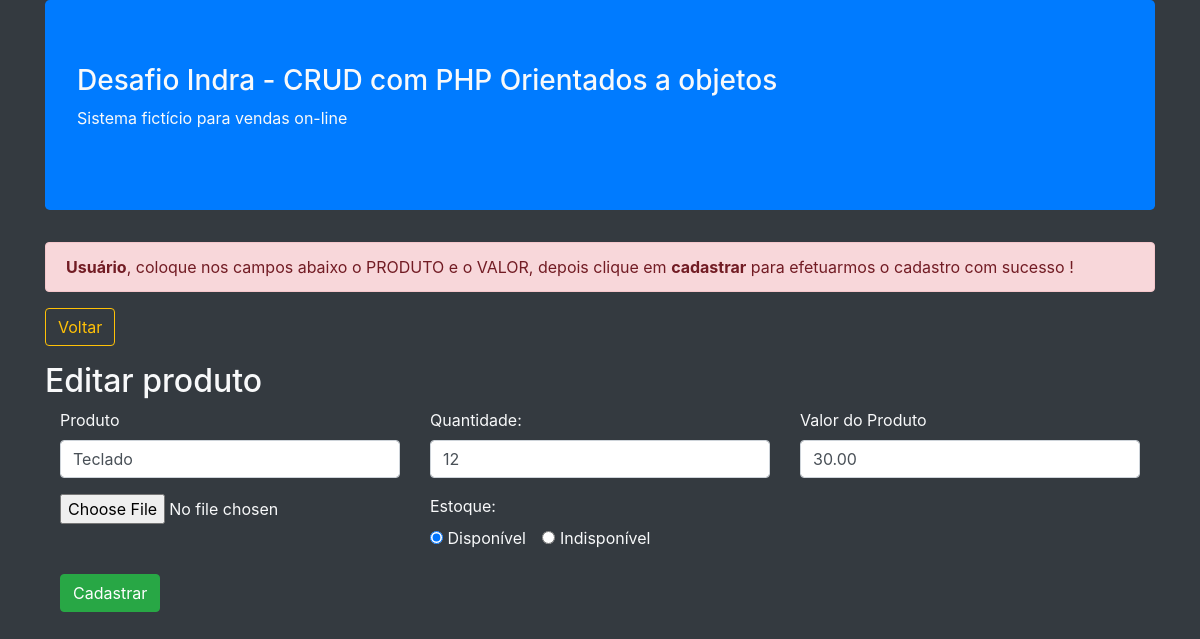
The page /editarProduto.php?id=1 on the database as committed earlier.
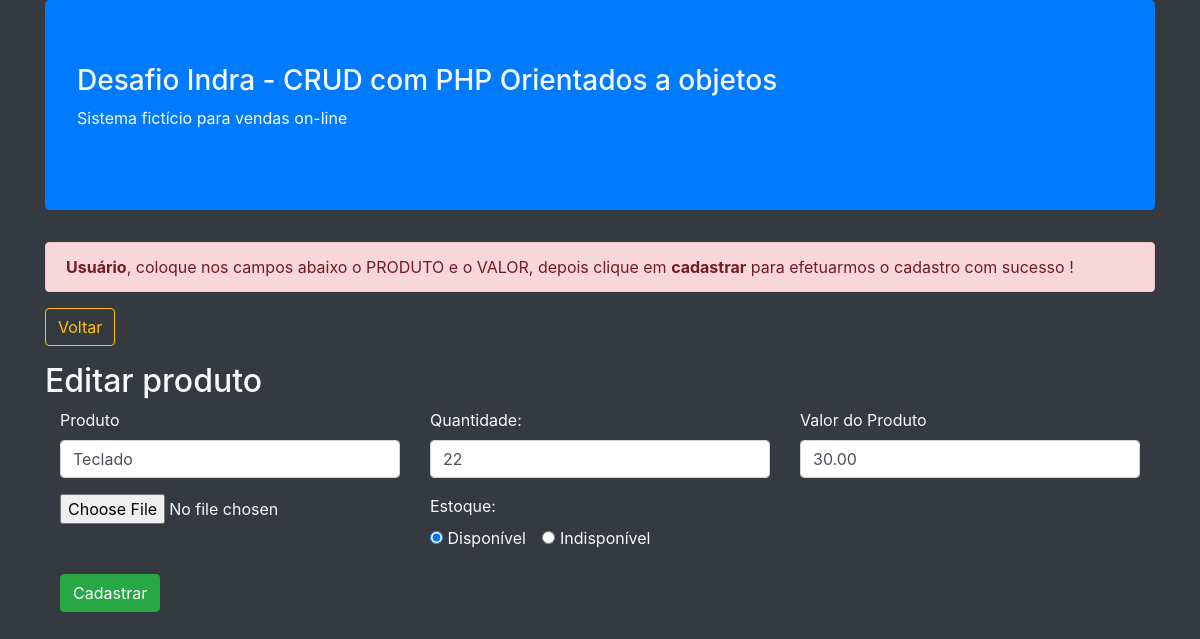
The same page on the database as committed later.
### tables this page shows
CREATE TABLE `produtos` (
  `id` int(11) NOT NULL,
  `produto` varchar(255) NOT NULL,
  `imagem` varchar(255) NOT NULL,
  `quantidade` int(11) NOT NULL,
  `preco` decimal(10,2) NOT NULL,
  `ativo` enum('s','n') NOT NULL,
  `data` timestamp NOT NULL DEFAULT CURRENT_TIMESTAMP ON UPDATE CURRENT_TIMESTAMP
);

### editarProduto.php (called while the page is built, shortened)
<?php
$obProduto = Produto::getProduto($_GET['id']);
include __DIR__.'/includes/header.php';
include __DIR__.'/includes/form_produto.php';
include __DIR__.'/includes/footer.php';

### app/DB/Database.php (called while the page is built, shortened)
<?php
class Database{
  private $table;
  private $connection;
  public function __construct($table = null){
    $this->table = $table;
  }
  private function setConnection(){
    try{
      $this->connection = new PDO('mysql:host='.self::HOST.';dbname='.self::NAME,self::USER,self::PASS);
      $this->connection->setAttribute(PDO::ATTR_ERRMODE,PDO::ERRMODE_EXCEPTION);
    }catch(PDOException $e){
      die('ERROR: '.$e->getMessage());
    }
  }
  public function execute($query,$params = []){
    try{
      $statement = $this->connection->prepare($query);
      $statement->execute($params);
      return $statement;
    }catch(PDOException $e){
      die('ERROR: '.$e->getMessage());
    }
  }
  public function select($where = null, $order = null, $limit = null, $fields = '*'){
    $where = strlen($where) ? 'WHERE '.$where : '';
    $order = strlen($order) ? 'ORDER BY '.$order : '';
    $limit = strlen($limit) ? 'LIMIT '.$limit : '';
    $query = 'SELECT '.$fields.' FROM '.$this->table.' '.$where.' '.$order.' '.$limit;
    return $this->execute($query);
  }
}

### app/Entity/Produto.php (called while the page is built, shortened)
<?php
class Produto{
  public static function getProduto($id){
    return (new Database('produtos'))->select('id = '.$id)
                                  ->fetchObject(self::class);
  }
}

### includes/form_produto.php (the view, shortened to what this page needs)
    <div id="alerta">
        <div class="alert alert-danger alert-dismissible fade show" role="alert">
        <strong>Usuário</strong>, coloque nos campos abaixo o PRODUTO e o VALOR, depois clique em <strong>cadastrar</strong> para efetuarmos o cadastro com sucesso !
        </div>
    </div>
<main>
    <section>
        <a href="index.php">
            <button class="btn btn-outline-warning">Voltar</button>
        </a>
    </section>
    <h2 class="mt-3"><?=TITLE?></h2>
    <form method="post">
    <div class="container">
        <div class="row">
            <div class="form-group col-md-4">
                <label>Produto</label>
                <input type="text" class="form-control" name="produto" placeholder="Ex: Monitor" value="<?=$obProduto->produto?>" required>
            </div>
            <div class="form-group col-md-4">
                <label>Quantidade:</label>
                <input type="numeric" class="form-control" name="quantidade" placeholder="Ex: 15" value="<?=$obProduto->quantidade?>" required>
            </div>
            <div class="form-group col-md-4">
                <label>Valor do Produto</label>
                <input type="text" class="form-control"  name="preco" placeholder="Ex: R$ 1.487,00" value="<?=$obProduto->preco?>" required>
            </div>
            <div class="form-group col-md-4">
              <div>
                <input name="imagem" type="file"/>
              </div>
            </div>
            <div class="form-group col-md-4">
              <label>Estoque:</label>
              <div>
                <div class="form-check form-check-inline">
                  <label class=custom-control-label" for="customRadio2">
                    <input type="radio" name="ativo" value="s" checked> Disponível
                  </label>
                </div>
                <div class="form-check form-check-inline">
                  <label class=custom-control-label" for="customRadio2">
                    <input type="radio" name="ativo" value="n" <?=$obProduto->ativo == 'n' ? 'checked' : ''?>> Indisponível
                  </label>
                </div>
              </div>
            </div>
        </div>
        <input type="submit" class="btn btn-success mb-2" value="Cadastrar">
        <br>
    </div>
</form>
</main>

Rows that differ between the two databases and show on the page:
changed produtos "Teclado": quantidade "12" → "22"
